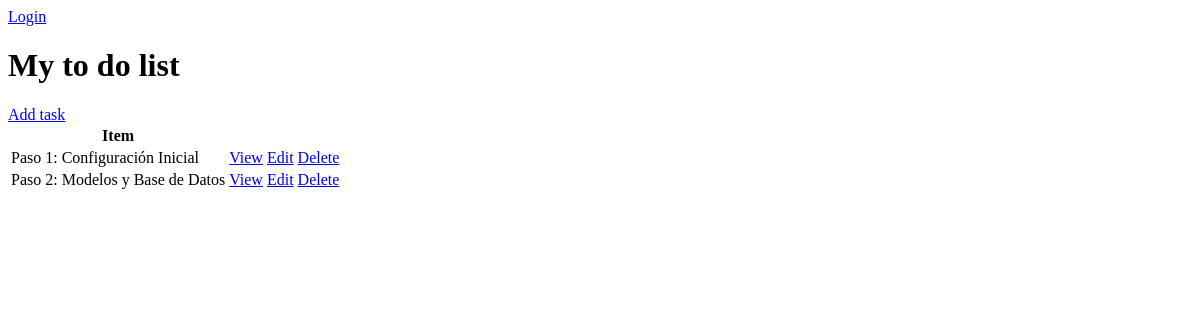
The app's page /, older data.
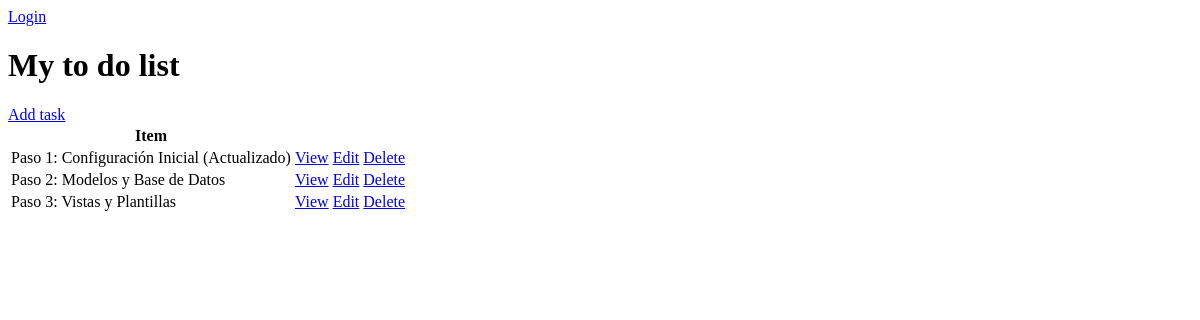
The same page, newer data.
### base/models.py (models this page shows, shortened)
class Task(models.Model):
    user = models.ForeignKey(User, on_delete=models.CASCADE, null=True, blank=True)
    title = models.CharField(max_length=200)
    description = models.TextField(null=True, blank=True)
    complete = models.BooleanField(default=False)
    created = models.DateTimeField(auto_now_add=True)
    class Meta:
        ordering = ['complete'] # se ordena el modelo por estado de completado

### base/views.py (the view)
# urls.py: path('', TaskList.as_view(), name='tasks'),
class TaskList(ListView):# regresa un template con un queryset de datos
    model = Task
    context_object_name = 'tasks'

### base/templates/base/task_list.html
{% if request.user.is_authenticated %}
    <p>{{request.user}}</p>
    <a href="{% url 'logout' %}">Logout</a>
{% else %}
    <a href="{% url 'login' %}">Login</a>
{% endif %}
<h1>My to do list</h1>
<a href="{% url 'task-create' %}">Add task</a>
<table>
    <tr>
        <th>Item</th>
        <th></th>
    </tr>
    {% for task in tasks %}
    <tr>
        <td>{{task.title}}</td>
        <td><a href="{% url 'task' task.id %}">View</a></td>
        <td><a href="{% url 'task-update' task.id %}">Edit</a></td>
        <td><a href="{% url 'task-delete' task.id %}">Delete</a></td>
    </tr>
    {% empty %}
        <h3>No items in list</h3>
    {% endfor %}
</table>

Row changes from the older to the newer data that the page shows:
changed Task: title "Paso 1: Configuración Inicial" → "Paso 1: Configuración Inicial (Actualizado)"
added Task: title "Paso 3: Vistas y Plantillas"
